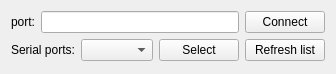
<?xml version="1.0" encoding="UTF-8"?>
<ui version="4.0">
 <class>SerialSettingsWidget</class>
 <widget class="QWidget" name="SerialSettingsWidget">
  <property name="geometry">
   <rect>
    <x>0</x>
    <y>0</y>
    <width>315</width>
    <height>74</height>
   </rect>
  </property>
  <property name="windowTitle">
   <string>Binbutton v 0.2 - Setup</string>
  </property>
  <layout class="QVBoxLayout" name="verticalLayout_2">
   <item>
    <layout class="QHBoxLayout" name="horizontalLayout">
     <item>
      <widget class="QLabel" name="labelPort">
       <property name="text">
        <string>port:</string>
       </property>
      </widget>
     </item>
     <item>
      <widget class="QLineEdit" name="editPort"/>
     </item>
     <item>
      <widget class="QPushButton" name="buttonConnect">
       <property name="text">
        <string>Connect</string>
       </property>
      </widget>
     </item>
    </layout>
   </item>
   <item>
    <layout class="QHBoxLayout" name="horizontalLayout_2">
     <item>
      <widget class="QLabel" name="labelPorts">
       <property name="text">
        <string>Serial ports:</string>
       </property>
      </widget>
     </item>
     <item>
      <widget class="QComboBox" name="comboPorts"/>
     </item>
     <item>
      <widget class="QPushButton" name="buttonSelect">
       <property name="text">
        <string>Select</string>
       </property>
      </widget>
     </item>
     <item>
      <widget class="QPushButton" name="buttonRefresh">
       <property name="text">
        <string>Refresh list</string>
       </property>
      </widget>
     </item>
    </layout>
   </item>
  </layout>
 </widget>
 <resources/>
 <connections/>
</ui>
